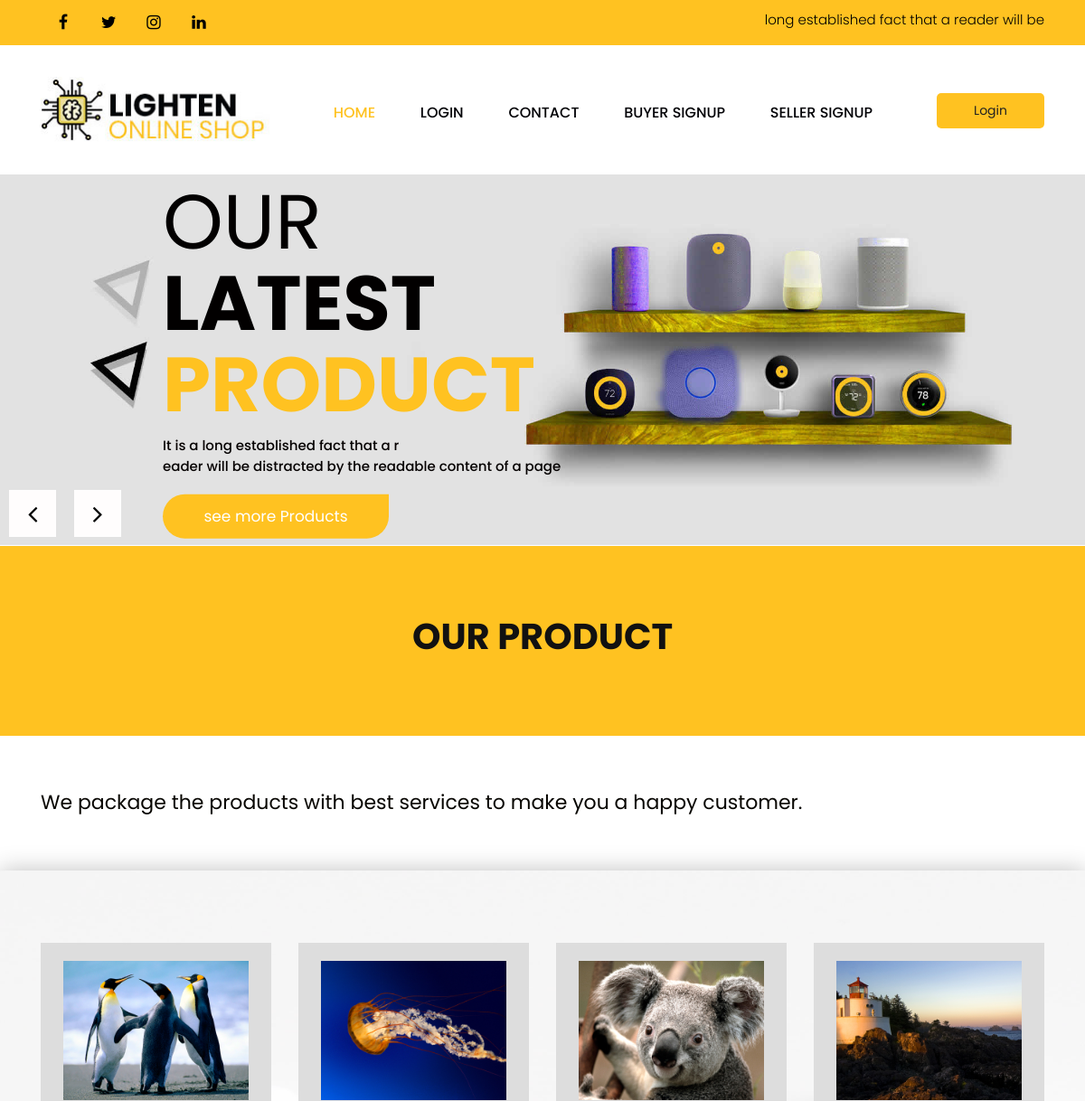
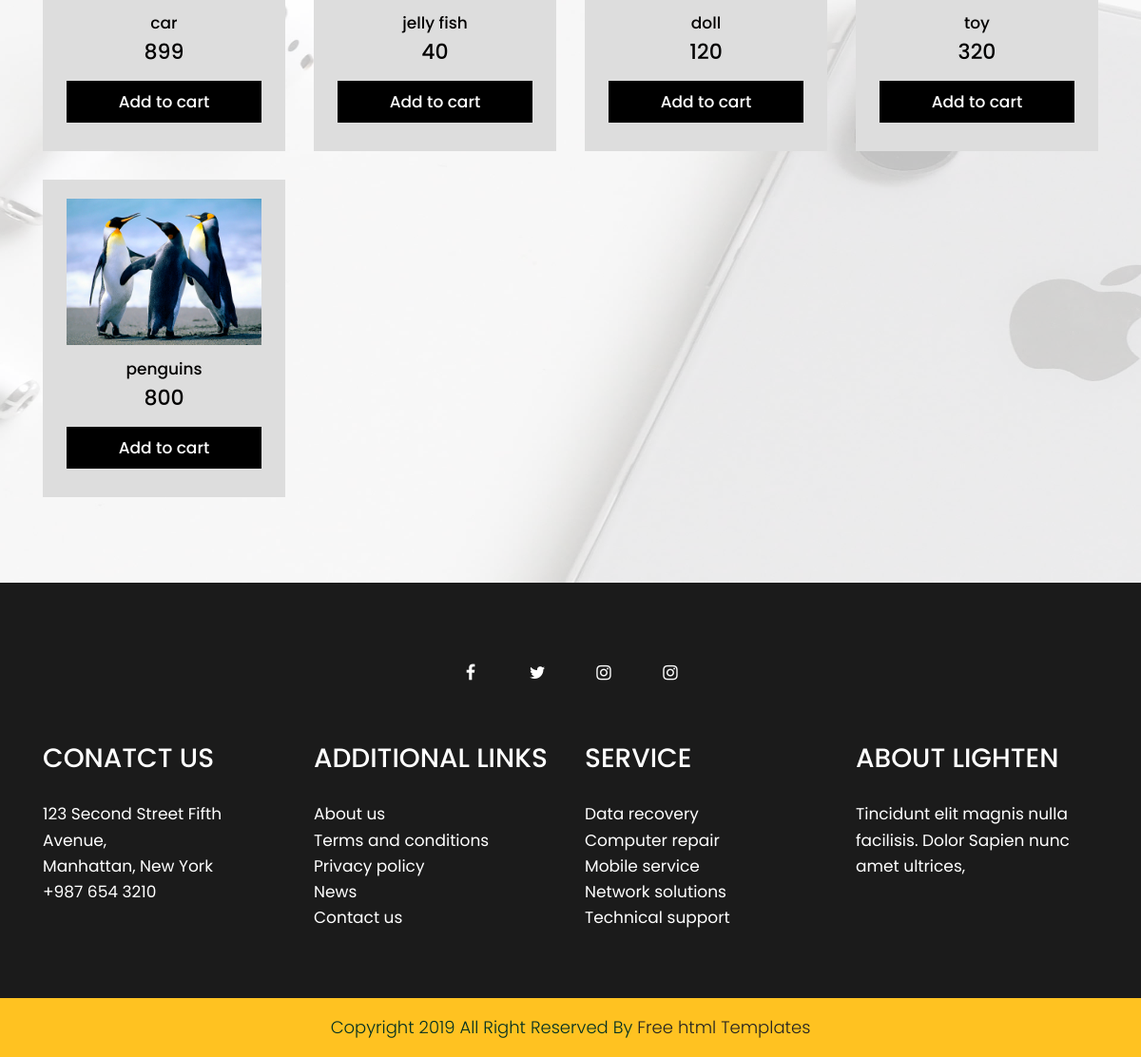
/productsAvailable/, run on the app's committed database (2 pictures, top to bottom).
### seller/models.py (models this page shows)
class product_tb(models.Model):
    file=models.FileField(default='no pic')
    seller=models.ForeignKey(register_tb1,on_delete=models.CASCADE, default=9)
    product=models.CharField(max_length=20)
    details=models.CharField(max_length=50)
    catagory=models.ForeignKey(catagory_tb, on_delete=models.CASCADE)
    stock=models.CharField(max_length=20)
    price=models.IntegerField()

### buyer/views.py (the view)
# urls.py: url(r'^productsAvailable/',buyer_view.productsAvailable, name='productsAvailable'),
def productsAvailable(request):
    available=product_tb.objects.all()
    return render(request, 'productsAvailable.html', {'data':available})

### templates/productsAvailable.html
{% extends 'base.html' %}
{% block content %}
 <div class="brand_color">
        <div class="container">
            <div class="row">
                <div class="col-md-12">
                    <div class="titlepage">
                        <h2>our product</h2>
                    </div>
                </div>
            </div>
        </div>
    </div>
      <div class="product">
         <div class="container">
            <div class="row">
               <div class="col-md-12">
                  <div class="title">
                     <span>We package the products with best services to make you a happy customer.</span>
                  </div>
               </div>
            </div>
         </div>
      </div>
      <div class="product-bg">
         <div class="product-bg-white">
         <div class="container">
            <div class="row">
	{% for i in data %}
               <div class="col-xl-3 col-lg-3 col-md-6 col-sm-12">
                  <div class="product-box">
                     <i><img src="{{i.file.url}}" height="100px" width="100px"></i>
                     <h3>{{i.product}}</h3>
                     <span>{{i.price}}</span>
			{% if 'buyer_id' not in request.session %}
		     <h3><a class="send" href={% url 'login' %}>Add to cart</a></h3>
			{% else %}
			<h3><a class="send" href={% url 'add_to_cart' i.id %}>Add to Cart</a></h3>
			{% endif %}
                  </div>
               </div>
	{% endfor %}
               </div>
            </div>
         </div>
	</div>
{% endblock %}

### static/template/css/style.css (style rules this page uses)
* { box-sizing: border-box !important; }
html { scroll-behavior: smooth; }
body { color: #666666; font-size: 14px; font-family: 'poppins', sans-serif; line-height: 1.80857; font-weight: normal; overflow-x: hidden; }
a { color: #1f1f1f; text-decoration: none !important; outline: none !important; -webkit-transition: all .3s ease-in-out; -moz-transition: all .3s ease-in-out; -ms-transition: all .3s ease-in-out; -o-transition: all .3s ease-in-out; transition: all .3s ease-in-out; }
h1, h2, h3, h4, h5, h6 { letter-spacing: 0; font-weight: normal; position: relative; padding: 0 0 10px 0; font-weight: normal; line-height: normal; color: #111111; margin: 0 }
h2 { font-size: 22px }
h3 { font-size: 18px }
*, *::after, *::before { -webkit-box-sizing: border-box; -moz-box-sizing: border-box; box-sizing: border-box; }
h1 a, h2 a, h3 a, h4 a, h5 a, h6 a { color: #212121; text-decoration: none!important; opacity: 1 }
a { color: #222222; text-decoration: none; outline: none !important; }
a, .btn { text-decoration: none !important; outline: none !important; -webkit-transition: all .3s ease-in-out; -moz-transition: all .3s ease-in-out; -ms-transition: all .3s ease-in-out; -o-transition: all .3s ease-in-out; transition: all .3s ease-in-out; }
img { max-width: 100%; height: auto; }
.title { text-align:center; padding-bottom: 60px; }
.title span { color:#070500; font-size: 28px; line-height: 28px; margin-top: 20px; }
.product { background: #fff; padding-top: 60px; }
.product .title { text-align:left; padding-bottom: 60px; }
.product .title span { color:#070500; font-size: 22px; line-height: 28px; margin-top: 20px; }
.product-bg { background: url(../images/bg.jpg); background-repeat: no-repeat; background-size: 100% 100%; }
.product-bg-white { background: #ffffffbd; box-shadow: #00000040 0px 0px 25px 0px; padding-top: 80px; padding-bottom: 60px; }
.product-bg .product-bg-white .product-box { background: #ddd; text-align: center; margin-bottom: 30px; padding: 20px 25px; }
.product-bg .product-bg-white .product-box i img { width: 100%; }
.product-bg .product-bg-white .product-box h3 { color: #020000; font-weight: 500; font-size: 17px; line-height: 20px; padding-top: 15px; }
.product-bg .product-bg-white .product-box span { color: #020000; font-weight: 500; font-size: 22px; line-height: 22px; }
.brand_color .titlepage h2 { font-weight: bold; font-size: 40px !important; text-transform: uppercase; }
.brand_color { background-color: #ffc221; }
.brand_color .titlepage { margin-top: 70px; padding-bottom: 70px; text-align: center; }
.send { font-family: poppins; max-width: 212px; margin: 0 auto; display: block; background: #000; color: #fff; padding: 12px 0px; width: 100%; font-size: 17px; }

### data on the page
product_tb: file (picture), product "car", price "899"
product_tb: file (picture), product "jelly fish", price "40"
product_tb: file (picture), product "doll", price "120"
product_tb: file (picture), product "toy", price "320"
product_tb: file (picture), product "penguins", price "800"
